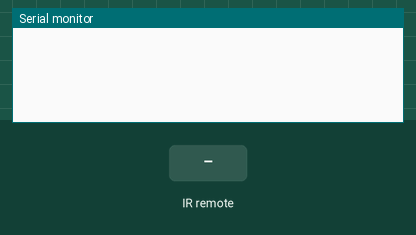
Recording of a sketch running on a simulated Arduino Uno, built with avr-gcc and run on an emulated ATmega328P. Shown: the last lines printed to the serial monitor. The test bench sets the inputs (shaded band).

Above: at 1.2 s.
1.3 s: infrared code 0x1FE48B7 received
At 1.9 s:
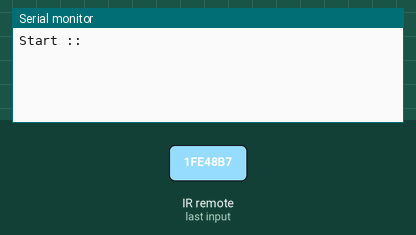
2.8 s: infrared code 0x1FE7887 received
At 3.1 s:
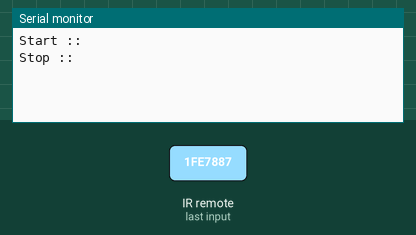

Measured:
- after the input at 1.3 s, the serial monitor: prints a new line at once (image 1)
- after the input at 2.8 s, the serial monitor: prints a new line at once (image 2)

The sketch:

IR_rx.ino
```cpp
#include <IRremote.h>      // Include the lib

int RECV_PIN = 2;

IRrecv irrecv(RECV_PIN);

decode_results results;

void setup()
{
  Serial.begin(9600);
  irrecv.enableIRIn(); // Start the receiver
}

void loop() {
  if (irrecv.decode(&results)) {
    //Serial.println(results.value, HEX);
    if(results.value == 33441975){
      Serial.println("Start ::");
    } else if(results.value == 33454215){
      Serial.println("Stop ::");
    }

    irrecv.resume(); // Receive the next value
    // 1 = 1FE50AF
    // 2 = 1FED827
    // 3 = 1FEF807
    // 4 = 1FE30CF
    // 5 = 1FEB04F
    // 6 = 1FE708F
    // 7 = 1FE00FF
    // 8 = 1FEF00F
    // 9 = 1FE9867
    // power = 1FE48B7/33441975
    // mute = 1FE7887/33454215
  }
  delay(100);
}
```
